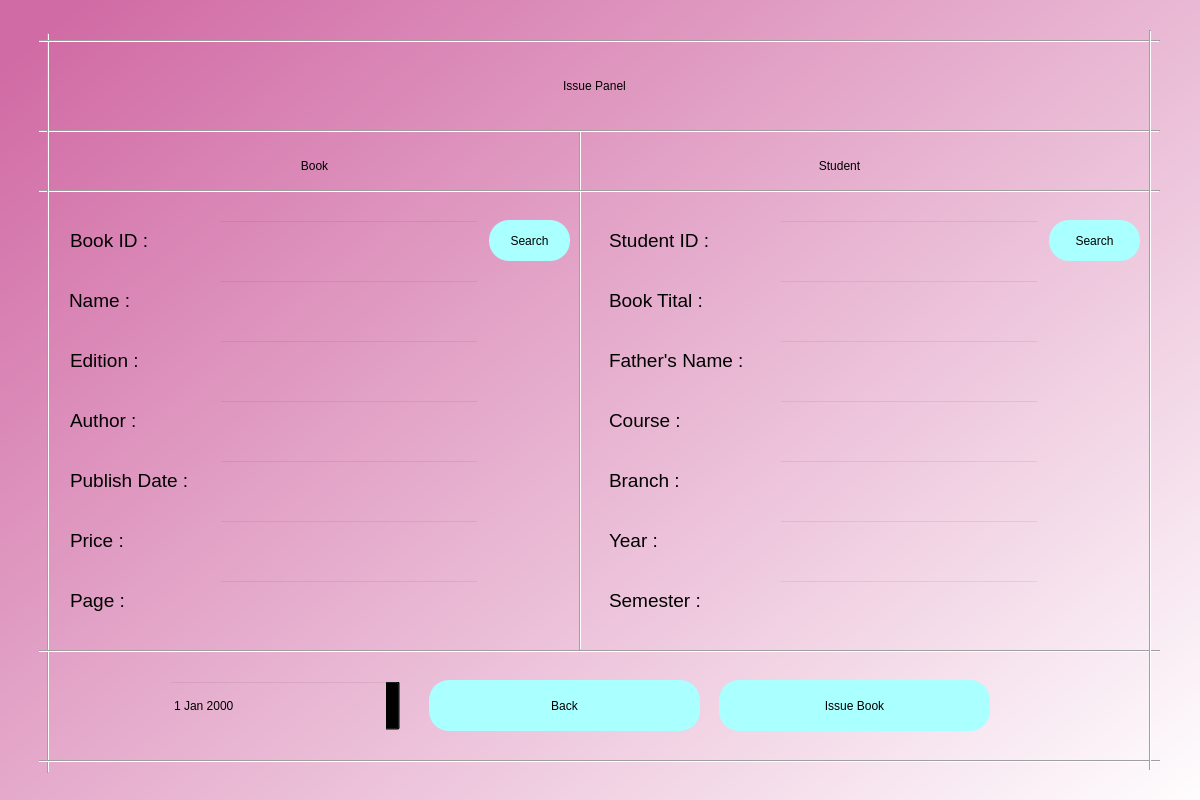
<?xml version="1.0" encoding="UTF-8"?>
<ui version="4.0">
 <class>Dialog</class>
 <widget class="QDialog" name="Dialog">
  <property name="geometry">
   <rect>
    <x>0</x>
    <y>0</y>
    <width>1200</width>
    <height>800</height>
   </rect>
  </property>
  <property name="windowTitle">
   <string>Issue Panel</string>
  </property>
  <widget class="QWidget" name="bgwidget" native="true">
   <property name="geometry">
    <rect>
     <x>-10</x>
     <y>-110</y>
     <width>1211</width>
     <height>961</height>
    </rect>
   </property>
   <property name="styleSheet">
    <string notr="true">QWidget#bgwidget{
background-color:qlineargradient(spread:pad, x1:0.091, y1:0.101636, x2:0.991379, y2:0.977, stop:0 rgba(209, 107, 165, 255), stop:1 rgba(255, 255, 255, 255));}</string>
   </property>
   <widget class="QLabel" name="error">
    <property name="geometry">
     <rect>
      <x>479</x>
      <y>486</y>
      <width>341</width>
      <height>20</height>
     </rect>
    </property>
    <property name="styleSheet">
     <string notr="true">font: 12pt &quot;MS Shell Dlg 2&quot;; color:red;</string>
    </property>
    <property name="text">
     <string/>
    </property>
   </widget>
   <widget class="Line" name="line">
    <property name="geometry">
     <rect>
      <x>589</x>
      <y>240</y>
      <width>2</width>
      <height>520</height>
     </rect>
    </property>
    <property name="orientation">
     <enum>Qt::Vertical</enum>
    </property>
   </widget>
   <widget class="Line" name="line_2">
    <property name="geometry">
     <rect>
      <x>49</x>
      <y>240</y>
      <width>1121</width>
      <height>2</height>
     </rect>
    </property>
    <property name="orientation">
     <enum>Qt::Horizontal</enum>
    </property>
   </widget>
   <widget class="Line" name="line_3">
    <property name="geometry">
     <rect>
      <x>49</x>
      <y>300</y>
      <width>1121</width>
      <height>2</height>
     </rect>
    </property>
    <property name="orientation">
     <enum>Qt::Horizontal</enum>
    </property>
   </widget>
   <widget class="QPushButton" name="issue_back_btn">
    <property name="geometry">
     <rect>
      <x>439</x>
      <y>790</y>
      <width>271</width>
      <height>51</height>
     </rect>
    </property>
    <property name="styleSheet">
     <string notr="true">border-radius:20px;
background-color: rgb(170, 255, 255);
font: 14pt &quot;MS Shell Dlg 2&quot;;</string>
    </property>
    <property name="text">
     <string>Back</string>
    </property>
   </widget>
   <widget class="QPushButton" name="issuebook_btn">
    <property name="geometry">
     <rect>
      <x>729</x>
      <y>790</y>
      <width>271</width>
      <height>51</height>
     </rect>
    </property>
    <property name="styleSheet">
     <string notr="true">border-radius:20px;
background-color: rgb(170, 255, 255);
font: 14pt &quot;MS Shell Dlg 2&quot;;</string>
    </property>
    <property name="text">
     <string>Issue Book</string>
    </property>
   </widget>
   <widget class="QDateEdit" name="idate">
    <property name="geometry">
     <rect>
      <x>179</x>
      <y>790</y>
      <width>231</width>
      <height>51</height>
     </rect>
    </property>
    <property name="styleSheet">
     <string notr="true">background-color:rgba(0,0,0,0);
font: 12pt &quot;MS Shell Dlg 2&quot;;</string>
    </property>
   </widget>
   <widget class="Line" name="line_7">
    <property name="geometry">
     <rect>
      <x>57</x>
      <y>143</y>
      <width>2</width>
      <height>740</height>
     </rect>
    </property>
    <property name="orientation">
     <enum>Qt::Vertical</enum>
    </property>
   </widget>
   <widget class="QLabel" name="msg_l">
    <property name="geometry">
     <rect>
      <x>720</x>
      <y>850</y>
      <width>351</width>
      <height>16</height>
     </rect>
    </property>
    <property name="text">
     <string/>
    </property>
   </widget>
  </widget>
  <widget class="QLineEdit" name="bt6">
   <property name="geometry">
    <rect>
     <x>219</x>
     <y>520</y>
     <width>260</width>
     <height>40</height>
    </rect>
   </property>
   <property name="styleSheet">
    <string notr="true">background-color:rgba(0,0,0,0);
font: 14pt &quot;MS Shell Dlg 2&quot;;</string>
   </property>
  </widget>
  <widget class="QLabel" name="label">
   <property name="geometry">
    <rect>
     <x>59</x>
     <y>50</y>
     <width>1071</width>
     <height>71</height>
    </rect>
   </property>
   <property name="styleSheet">
    <string notr="true">font: 36pt &quot;MS Shell Dlg 2&quot;; color:rgb(0, 0, 0)</string>
   </property>
   <property name="text">
    <string>Issue Panel</string>
   </property>
   <property name="alignment">
    <set>Qt::AlignCenter</set>
   </property>
  </widget>
  <widget class="QLabel" name="label_9">
   <property name="geometry">
    <rect>
     <x>609</x>
     <y>520</y>
     <width>171</width>
     <height>40</height>
    </rect>
   </property>
   <property name="font">
    <font>
     <family>MS Shell Dlg 2</family>
     <pointsize>14</pointsize>
     <weight>50</weight>
     <italic>false</italic>
     <bold>false</bold>
    </font>
   </property>
   <property name="styleSheet">
    <string notr="true">font: 14pt &quot;MS Shell Dlg 2&quot;;</string>
   </property>
   <property name="text">
    <string>Year :</string>
   </property>
  </widget>
  <widget class="QLabel" name="label_6">
   <property name="geometry">
    <rect>
     <x>609</x>
     <y>580</y>
     <width>171</width>
     <height>40</height>
    </rect>
   </property>
   <property name="font">
    <font>
     <family>MS Shell Dlg 2</family>
     <pointsize>14</pointsize>
     <weight>50</weight>
     <italic>false</italic>
     <bold>false</bold>
    </font>
   </property>
   <property name="styleSheet">
    <string notr="true">font: 14pt &quot;MS Shell Dlg 2&quot;;</string>
   </property>
   <property name="text">
    <string>Semester :</string>
   </property>
  </widget>
  <widget class="QLineEdit" name="bt1">
   <property name="geometry">
    <rect>
     <x>219</x>
     <y>220</y>
     <width>260</width>
     <height>40</height>
    </rect>
   </property>
   <property name="styleSheet">
    <string notr="true">background-color:rgba(0,0,0,0);
font: 14pt &quot;MS Shell Dlg 2&quot;;</string>
   </property>
  </widget>
  <widget class="QDateEdit" name="date">
   <property name="geometry">
    <rect>
     <x>239</x>
     <y>990</y>
     <width>231</width>
     <height>51</height>
    </rect>
   </property>
   <property name="styleSheet">
    <string notr="true">background-color:rgba(0,0,0,0);
font: 12pt &quot;MS Shell Dlg 2&quot;;</string>
   </property>
  </widget>
  <widget class="QLabel" name="label_17">
   <property name="geometry">
    <rect>
     <x>609</x>
     <y>400</y>
     <width>171</width>
     <height>40</height>
    </rect>
   </property>
   <property name="font">
    <font>
     <family>MS Shell Dlg 2</family>
     <pointsize>14</pointsize>
     <weight>50</weight>
     <italic>false</italic>
     <bold>false</bold>
    </font>
   </property>
   <property name="styleSheet">
    <string notr="true">font: 14pt &quot;MS Shell Dlg 2&quot;;</string>
   </property>
   <property name="text">
    <string>Course :</string>
   </property>
  </widget>
  <widget class="QLineEdit" name="st4">
   <property name="geometry">
    <rect>
     <x>779</x>
     <y>400</y>
     <width>260</width>
     <height>40</height>
    </rect>
   </property>
   <property name="styleSheet">
    <string notr="true">background-color:rgba(0,0,0,0);
font: 14pt &quot;MS Shell Dlg 2&quot;;</string>
   </property>
  </widget>
  <widget class="QLabel" name="label_21">
   <property name="geometry">
    <rect>
     <x>70</x>
     <y>580</y>
     <width>151</width>
     <height>40</height>
    </rect>
   </property>
   <property name="font">
    <font>
     <family>MS Shell Dlg 2</family>
     <pointsize>14</pointsize>
     <weight>50</weight>
     <italic>false</italic>
     <bold>false</bold>
    </font>
   </property>
   <property name="styleSheet">
    <string notr="true">font: 14pt &quot;MS Shell Dlg 2&quot;;</string>
   </property>
   <property name="text">
    <string>Page :</string>
   </property>
  </widget>
  <widget class="QLabel" name="label_5">
   <property name="geometry">
    <rect>
     <x>609</x>
     <y>460</y>
     <width>171</width>
     <height>40</height>
    </rect>
   </property>
   <property name="font">
    <font>
     <family>MS Shell Dlg 2</family>
     <pointsize>14</pointsize>
     <weight>50</weight>
     <italic>false</italic>
     <bold>false</bold>
    </font>
   </property>
   <property name="styleSheet">
    <string notr="true">font: 14pt &quot;MS Shell Dlg 2&quot;;</string>
   </property>
   <property name="text">
    <string>Branch :</string>
   </property>
  </widget>
  <widget class="QPushButton" name="issue_book_search">
   <property name="geometry">
    <rect>
     <x>489</x>
     <y>220</y>
     <width>81</width>
     <height>41</height>
    </rect>
   </property>
   <property name="styleSheet">
    <string notr="true">border-radius:20px;
background-color: rgb(170, 255, 255);
font: 12pt &quot;MS Shell Dlg 2&quot;;</string>
   </property>
   <property name="text">
    <string>Search</string>
   </property>
  </widget>
  <widget class="QLineEdit" name="st2">
   <property name="geometry">
    <rect>
     <x>779</x>
     <y>280</y>
     <width>260</width>
     <height>40</height>
    </rect>
   </property>
   <property name="styleSheet">
    <string notr="true">background-color:rgba(0,0,0,0);
font: 14pt &quot;MS Shell Dlg 2&quot;;</string>
   </property>
  </widget>
  <widget class="QLineEdit" name="st7">
   <property name="geometry">
    <rect>
     <x>779</x>
     <y>580</y>
     <width>260</width>
     <height>40</height>
    </rect>
   </property>
   <property name="styleSheet">
    <string notr="true">background-color:rgba(0,0,0,0);
font: 14pt &quot;MS Shell Dlg 2&quot;;</string>
   </property>
  </widget>
  <widget class="QLineEdit" name="bt7">
   <property name="geometry">
    <rect>
     <x>219</x>
     <y>580</y>
     <width>260</width>
     <height>40</height>
    </rect>
   </property>
   <property name="styleSheet">
    <string notr="true">background-color:rgba(0,0,0,0);
font: 14pt &quot;MS Shell Dlg 2&quot;;</string>
   </property>
  </widget>
  <widget class="QLabel" name="label_4">
   <property name="geometry">
    <rect>
     <x>609</x>
     <y>220</y>
     <width>171</width>
     <height>40</height>
    </rect>
   </property>
   <property name="font">
    <font>
     <family>MS Shell Dlg 2</family>
     <pointsize>14</pointsize>
     <weight>50</weight>
     <italic>false</italic>
     <bold>false</bold>
    </font>
   </property>
   <property name="styleSheet">
    <string notr="true">font: 14pt &quot;MS Shell Dlg 2&quot;;</string>
   </property>
   <property name="text">
    <string>Student ID :</string>
   </property>
  </widget>
  <widget class="QLineEdit" name="bt2">
   <property name="geometry">
    <rect>
     <x>219</x>
     <y>280</y>
     <width>260</width>
     <height>40</height>
    </rect>
   </property>
   <property name="styleSheet">
    <string notr="true">background-color:rgba(0,0,0,0);
font: 14pt &quot;MS Shell Dlg 2&quot;;</string>
   </property>
  </widget>
  <widget class="QLabel" name="label_24">
   <property name="geometry">
    <rect>
     <x>70</x>
     <y>520</y>
     <width>151</width>
     <height>40</height>
    </rect>
   </property>
   <property name="font">
    <font>
     <family>MS Shell Dlg 2</family>
     <pointsize>14</pointsize>
     <weight>50</weight>
     <italic>false</italic>
     <bold>false</bold>
    </font>
   </property>
   <property name="styleSheet">
    <string notr="true">font: 14pt &quot;MS Shell Dlg 2&quot;;</string>
   </property>
   <property name="text">
    <string>Price :</string>
   </property>
  </widget>
  <widget class="QLabel" name="label_19">
   <property name="geometry">
    <rect>
     <x>70</x>
     <y>220</y>
     <width>151</width>
     <height>40</height>
    </rect>
   </property>
   <property name="font">
    <font>
     <family>MS Shell Dlg 2</family>
     <pointsize>14</pointsize>
     <weight>50</weight>
     <italic>false</italic>
     <bold>false</bold>
    </font>
   </property>
   <property name="styleSheet">
    <string notr="true">font: 14pt &quot;MS Shell Dlg 2&quot;;</string>
   </property>
   <property name="text">
    <string>Book ID :</string>
   </property>
  </widget>
  <widget class="QLabel" name="label_25">
   <property name="geometry">
    <rect>
     <x>70</x>
     <y>400</y>
     <width>151</width>
     <height>40</height>
    </rect>
   </property>
   <property name="font">
    <font>
     <family>MS Shell Dlg 2</family>
     <pointsize>14</pointsize>
     <weight>50</weight>
     <italic>false</italic>
     <bold>false</bold>
    </font>
   </property>
   <property name="styleSheet">
    <string notr="true">font: 14pt &quot;MS Shell Dlg 2&quot;;</string>
   </property>
   <property name="text">
    <string>Author :</string>
   </property>
  </widget>
  <widget class="QLabel" name="label_22">
   <property name="geometry">
    <rect>
     <x>609</x>
     <y>280</y>
     <width>171</width>
     <height>40</height>
    </rect>
   </property>
   <property name="font">
    <font>
     <family>MS Shell Dlg 2</family>
     <pointsize>14</pointsize>
     <weight>50</weight>
     <italic>false</italic>
     <bold>false</bold>
    </font>
   </property>
   <property name="styleSheet">
    <string notr="true">font: 14pt &quot;MS Shell Dlg 2&quot;;</string>
   </property>
   <property name="text">
    <string>Book Tital :</string>
   </property>
  </widget>
  <widget class="QLineEdit" name="st6">
   <property name="geometry">
    <rect>
     <x>779</x>
     <y>520</y>
     <width>260</width>
     <height>40</height>
    </rect>
   </property>
   <property name="styleSheet">
    <string notr="true">background-color:rgba(0,0,0,0);
font: 14pt &quot;MS Shell Dlg 2&quot;;</string>
   </property>
  </widget>
  <widget class="QLineEdit" name="bt5">
   <property name="geometry">
    <rect>
     <x>219</x>
     <y>460</y>
     <width>260</width>
     <height>40</height>
    </rect>
   </property>
   <property name="styleSheet">
    <string notr="true">background-color:rgba(0,0,0,0);
font: 14pt &quot;MS Shell Dlg 2&quot;;</string>
   </property>
  </widget>
  <widget class="QPushButton" name="iback">
   <property name="geometry">
    <rect>
     <x>639</x>
     <y>990</y>
     <width>271</width>
     <height>51</height>
    </rect>
   </property>
   <property name="styleSheet">
    <string notr="true">border-radius:20px;
background-color: rgb(170, 255, 255);
font: 14pt &quot;MS Shell Dlg 2&quot;;</string>
   </property>
   <property name="text">
    <string>Back</string>
   </property>
  </widget>
  <widget class="QLabel" name="label_7">
   <property name="geometry">
    <rect>
     <x>69</x>
     <y>280</y>
     <width>151</width>
     <height>40</height>
    </rect>
   </property>
   <property name="font">
    <font>
     <family>MS Shell Dlg 2</family>
     <pointsize>14</pointsize>
     <weight>50</weight>
     <italic>false</italic>
     <bold>false</bold>
    </font>
   </property>
   <property name="styleSheet">
    <string notr="true">font: 14pt &quot;MS Shell Dlg 2&quot;;</string>
   </property>
   <property name="text">
    <string>Name :</string>
   </property>
  </widget>
  <widget class="QLineEdit" name="bt3">
   <property name="geometry">
    <rect>
     <x>219</x>
     <y>340</y>
     <width>260</width>
     <height>40</height>
    </rect>
   </property>
   <property name="styleSheet">
    <string notr="true">background-color:rgba(0,0,0,0);
font: 14pt &quot;MS Shell Dlg 2&quot;;</string>
   </property>
  </widget>
  <widget class="QLabel" name="label_20">
   <property name="geometry">
    <rect>
     <x>70</x>
     <y>460</y>
     <width>151</width>
     <height>40</height>
    </rect>
   </property>
   <property name="font">
    <font>
     <family>MS Shell Dlg 2</family>
     <pointsize>14</pointsize>
     <weight>50</weight>
     <italic>false</italic>
     <bold>false</bold>
    </font>
   </property>
   <property name="styleSheet">
    <string notr="true">font: 14pt &quot;MS Shell Dlg 2&quot;;</string>
   </property>
   <property name="text">
    <string>Publish Date :</string>
   </property>
  </widget>
  <widget class="QLineEdit" name="st3">
   <property name="geometry">
    <rect>
     <x>779</x>
     <y>340</y>
     <width>260</width>
     <height>40</height>
    </rect>
   </property>
   <property name="styleSheet">
    <string notr="true">background-color:rgba(0,0,0,0);
font: 14pt &quot;MS Shell Dlg 2&quot;;</string>
   </property>
  </widget>
  <widget class="QLineEdit" name="st1">
   <property name="geometry">
    <rect>
     <x>779</x>
     <y>220</y>
     <width>260</width>
     <height>40</height>
    </rect>
   </property>
   <property name="styleSheet">
    <string notr="true">background-color:rgba(0,0,0,0);
font: 14pt &quot;MS Shell Dlg 2&quot;;</string>
   </property>
  </widget>
  <widget class="QPushButton" name="issuebook">
   <property name="geometry">
    <rect>
     <x>989</x>
     <y>990</y>
     <width>271</width>
     <height>51</height>
    </rect>
   </property>
   <property name="styleSheet">
    <string notr="true">border-radius:20px;
background-color: rgb(170, 255, 255);
font: 14pt &quot;MS Shell Dlg 2&quot;;</string>
   </property>
   <property name="text">
    <string>Issue Book</string>
   </property>
  </widget>
  <widget class="QLineEdit" name="bt4">
   <property name="geometry">
    <rect>
     <x>219</x>
     <y>400</y>
     <width>260</width>
     <height>40</height>
    </rect>
   </property>
   <property name="styleSheet">
    <string notr="true">background-color:rgba(0,0,0,0);
font: 14pt &quot;MS Shell Dlg 2&quot;;</string>
   </property>
  </widget>
  <widget class="QLabel" name="label_23">
   <property name="geometry">
    <rect>
     <x>70</x>
     <y>340</y>
     <width>151</width>
     <height>40</height>
    </rect>
   </property>
   <property name="font">
    <font>
     <family>MS Shell Dlg 2</family>
     <pointsize>14</pointsize>
     <weight>50</weight>
     <italic>false</italic>
     <bold>false</bold>
    </font>
   </property>
   <property name="styleSheet">
    <string notr="true">font: 14pt &quot;MS Shell Dlg 2&quot;;</string>
   </property>
   <property name="text">
    <string>Edition :</string>
   </property>
  </widget>
  <widget class="QPushButton" name="issue_student_search">
   <property name="geometry">
    <rect>
     <x>1049</x>
     <y>220</y>
     <width>91</width>
     <height>41</height>
    </rect>
   </property>
   <property name="styleSheet">
    <string notr="true">border-radius:20px;
background-color: rgb(170, 255, 255);
font: 14pt &quot;MS Shell Dlg 2&quot;;</string>
   </property>
   <property name="text">
    <string>Search</string>
   </property>
  </widget>
  <widget class="QLabel" name="label_8">
   <property name="geometry">
    <rect>
     <x>609</x>
     <y>340</y>
     <width>171</width>
     <height>40</height>
    </rect>
   </property>
   <property name="font">
    <font>
     <family>MS Shell Dlg 2</family>
     <pointsize>14</pointsize>
     <weight>50</weight>
     <italic>false</italic>
     <bold>false</bold>
    </font>
   </property>
   <property name="styleSheet">
    <string notr="true">font: 14pt &quot;MS Shell Dlg 2&quot;;</string>
   </property>
   <property name="text">
    <string>Father's Name :</string>
   </property>
  </widget>
  <widget class="QLabel" name="label_3">
   <property name="geometry">
    <rect>
     <x>589</x>
     <y>140</y>
     <width>501</width>
     <height>51</height>
    </rect>
   </property>
   <property name="styleSheet">
    <string notr="true">font: 18pt &quot;MS Shell Dlg 2&quot;; color:rgb(0, 0, 0)</string>
   </property>
   <property name="text">
    <string>Student</string>
   </property>
   <property name="alignment">
    <set>Qt::AlignCenter</set>
   </property>
  </widget>
  <widget class="QLabel" name="label_18">
   <property name="geometry">
    <rect>
     <x>59</x>
     <y>140</y>
     <width>511</width>
     <height>51</height>
    </rect>
   </property>
   <property name="styleSheet">
    <string notr="true">font: 18pt &quot;MS Shell Dlg 2&quot;; color:rgb(0, 0, 0)</string>
   </property>
   <property name="text">
    <string>Book</string>
   </property>
   <property name="alignment">
    <set>Qt::AlignCenter</set>
   </property>
  </widget>
  <widget class="QLineEdit" name="st5">
   <property name="geometry">
    <rect>
     <x>779</x>
     <y>460</y>
     <width>260</width>
     <height>40</height>
    </rect>
   </property>
   <property name="styleSheet">
    <string notr="true">background-color:rgba(0,0,0,0);
font: 14pt &quot;MS Shell Dlg 2&quot;;</string>
   </property>
  </widget>
  <widget class="Line" name="line_4">
   <property name="geometry">
    <rect>
     <x>39</x>
     <y>40</y>
     <width>1121</width>
     <height>2</height>
    </rect>
   </property>
   <property name="orientation">
    <enum>Qt::Horizontal</enum>
   </property>
  </widget>
  <widget class="Line" name="line_5">
   <property name="geometry">
    <rect>
     <x>39</x>
     <y>650</y>
     <width>1121</width>
     <height>2</height>
    </rect>
   </property>
   <property name="orientation">
    <enum>Qt::Horizontal</enum>
   </property>
  </widget>
  <widget class="Line" name="line_6">
   <property name="geometry">
    <rect>
     <x>39</x>
     <y>760</y>
     <width>1121</width>
     <height>2</height>
    </rect>
   </property>
   <property name="orientation">
    <enum>Qt::Horizontal</enum>
   </property>
  </widget>
  <widget class="Line" name="line_8">
   <property name="geometry">
    <rect>
     <x>1149</x>
     <y>30</y>
     <width>2</width>
     <height>740</height>
    </rect>
   </property>
   <property name="orientation">
    <enum>Qt::Vertical</enum>
   </property>
  </widget>
 </widget>
 <resources>
  <include location="C:/Users/hemku/OneDrive/Desktop/pyqt5-full-app-tutorial-for-beginners-main/pyqt5-full-app-tutorial-for-beginners-main/placeholder.qrc"/>
 </resources>
 <connections/>
</ui>
